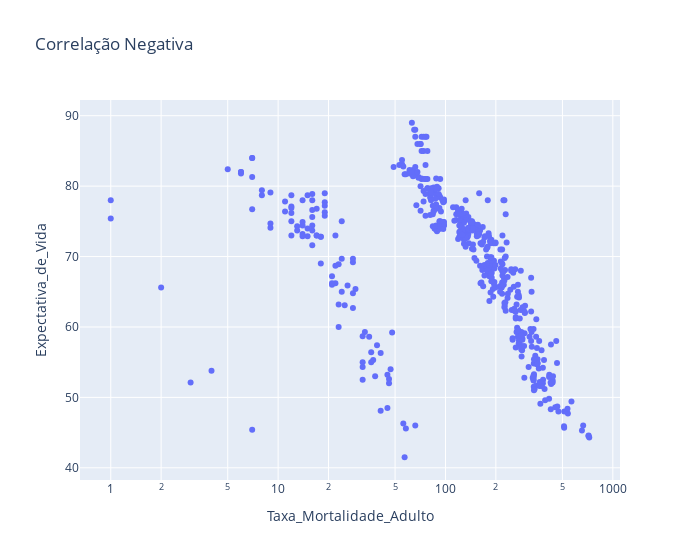

Notebook code for this chart:
### Code cell
df_sample = df.sample(n=500)
fig  = px.scatter(df_sample, x='Taxa_Mortalidade_Adulto', y = 'Expectativa_de_Vida', log_x = True, width = 700,hover_name = "PaIs",title='Correlação Negativa')
fig

### Figure 1 — Plotly figure (JSON) as saved in the notebook; plotly's stock layout.template omitted (floating-point values rounded to 4 significant figures; data arrays with more than 128 entries replaced by an {"elided": "..."} marker saying what was removed)
{"data": [{"hovertemplate": "<b>%{hovertext}</b><br><br>Taxa_Mortalidade_Adulto=%{x}<br>Expectativa_de_Vida=%{y}<extra></extra>", "hovertext": {"elided": "500 str values"}, "legendgroup": "", "marker": {"color": "#636efa", "symbol": "circle"}, "mode": "markers", "name": "", "orientation": "v", "showlegend": false, "type": "scatter", "x": {"elided": "500 int values"}, "xaxis": "x", "y": {"elided": "500 float values"}, "yaxis": "y"}], "layout": {"legend": {"tracegroupgap": 0}, "title": {"text": "Correlação Negativa"}, "width": 700, "xaxis": {"anchor": "y", "domain": [0, 1], "title": {"text": "Taxa_Mortalidade_Adulto"}, "type": "log"}, "yaxis": {"anchor": "x", "domain": [0, 1], "title": {"text": "Expectativa_de_Vida"}}}}
